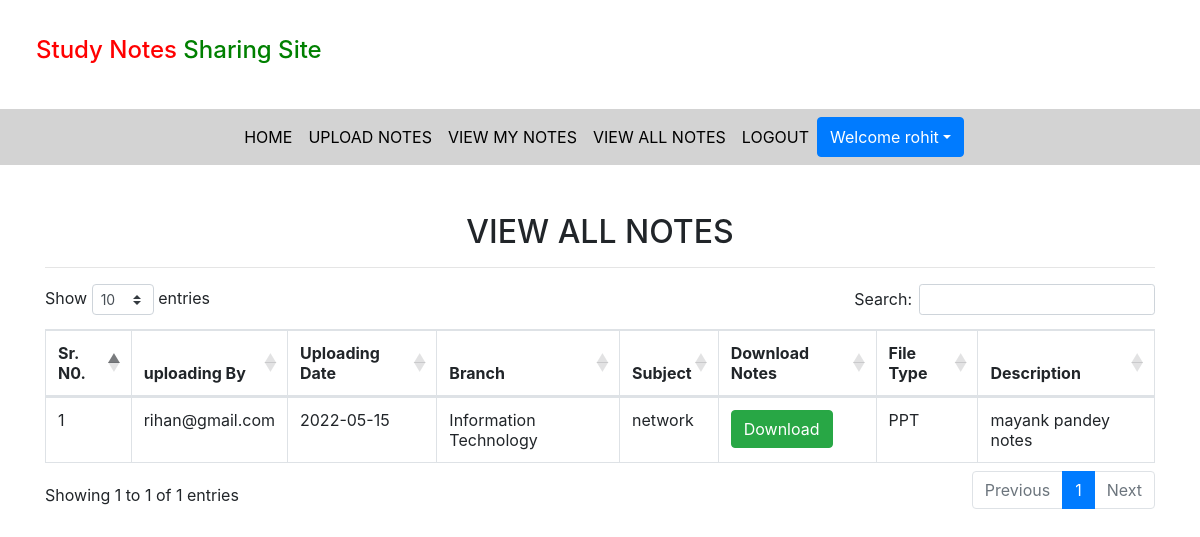
The page /viewallnotes (signed in) on the database its author committed.
### notes/models.py (models this page shows, shortened)
class Notes(models.Model):
    user = models.ForeignKey(User, on_delete=models.CASCADE)
    uploadingdate = models.CharField(max_length=30)
    branch = models.CharField(max_length=30)
    subject = models.CharField(max_length=30,)
    notesfile = models.FileField(null=True)
    filetype = models.CharField(max_length=30,)
    description = models.CharField(max_length=200, null=True)
    status=models.CharField(max_length=15,)

### notes/views.py (the view)
# urls.py: path('viewallnotes',viewallnotes,name='viewallnotes'),
def viewallnotes(request):
    if not request.user.is_authenticated:
        return redirect('login')
    notes = Notes.objects.filter(status="Accept")
    d = {'notes':notes}
    return render(request,'viewallnotes.html',d)

### notes/templates/viewallnotes.html (shortened to what this page needs)
{% extends 'usernavigation.html' %}
{% load static %}
{% block body %}
<link rel="stylesheet" href="https://cdnjs.cloudflare.com/ajax/libs/twitter-bootstrap/4.5.2/css/bootstrap.css">
<link rel="stylesheet" href="https://cdn.datatables.net/1.10.24/css/dataTables.bootstrap4.min.css">
<div class="container mt-5">
    <h2 class="text-center">VIEW ALL NOTES</h2>
    <HR>
    <table class="table table-bordered" id="example">
       <thead>
           <tr>
               <th>Sr. N0.</th>
               <th>uploading By</th>
               <th>Uploading Date</th>
               <th>Branch</th>
               <th>Subject</th>
               <th>Download Notes</th>
               <th>File Type</th>
               <th>Description</th>
           </tr>
       </thead>
       <tbody>
           {% for i in notes %}
           <tr>
               <td>{{forloop.counter}}</td>
               <td>{{i.user.username}}</td>
               <td>{{i.uploadingdate}}</td>
               <td>{{i.branch}}</td>
               <td>{{i.subject}}</td>
               <td><a href="{{i.notesfile.url}}" class="btn btn-success" download>Download</a></td>
               <td>{{i.filetype}}</td>
               <td>{{i.description}}</td>
           </tr>
           {% endfor %}
        </tbody>
   </table>
</div>
{% endblock %}

### notes/templates/usernavigation.html (shortened to what this page needs)
<html lang="en">
<head>
    {% load static %}
  <link rel="stylesheet" href="https://maxcdn.bootstrapcdn.com/bootstrap/4.3.1/css/bootstrap.min.css">
  <link rel="stylesheet" href="https://use.fontawesome.com/releases/v5.6.3/css/all.css"></head>
  <link rel="stylesheet" href="{% static 'css/mystyle.css'%}">
</head>
<body>
<h4 style = "padding : 3%"><span style="color:red">Study Notes</span><span style="color:green"> Sharing Site</span></h4>
<nav class=" navbar navbar-expand-sm justify-content-center" style = "background-color: lightgrey;">
<ul class="navbar-nav">
  <li class="navbar-item">
      <a class="nav-link" href="{% url 'profile' %}">HOME</a>
  </li>
  <li class="navbar-item">
    <a class="nav-link" href="{% url 'upload_notes' %}">UPLOAD NOTES</a>
  </li>
  <li class="navbar-item">
    <a class="nav-link" href="{% url 'view_mynotes' %}">VIEW MY NOTES</a>
  </li>
  <li class="navbar-item">
    <a class="nav-link" href="{% url 'viewallnotes' %}">VIEW ALL NOTES</a>
  </li>
  <li class="navbar-item">
    <a class="nav-link" href="{% url 'logout' %}">LOGOUT</a>
  </li>
<div class="btn-group">
    <button type="button" class="btn btn-primary dropdown-toggle" data-toggle="dropdown">Welcome {{request.user.first_name}}</button>
</div>
</ul>
</nav>
</body>
</html>
{% block body %}
{% endblock %}

### notes/static/css/mystyle.css (style rules this page uses)
.nav-link { color : black }

### rows shown on the page
Notes: user.username "rihan@gmail.com", uploadingdate "2022-05-15", branch "Information Technology", subject "network", filetype "PPT", description "mayank pandey notes"

### other values the page prints
{{ request.user.first_name }} "rohit"
